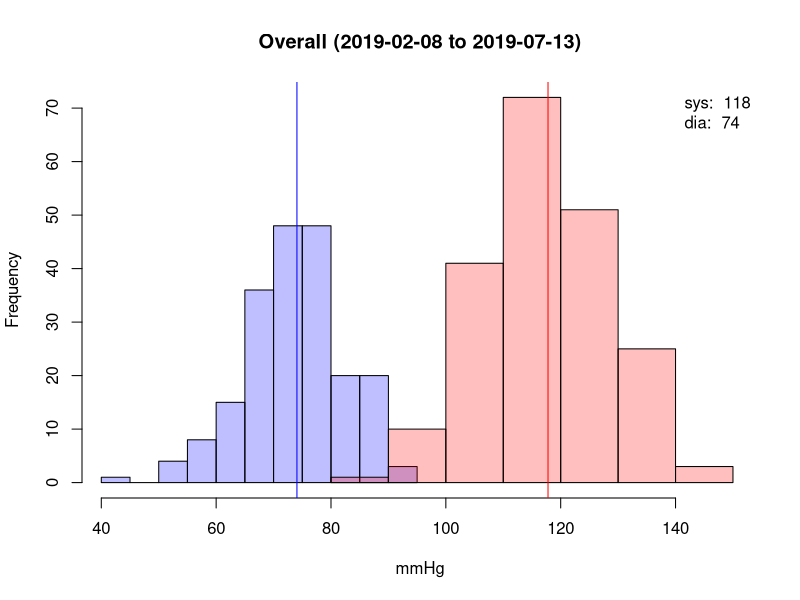
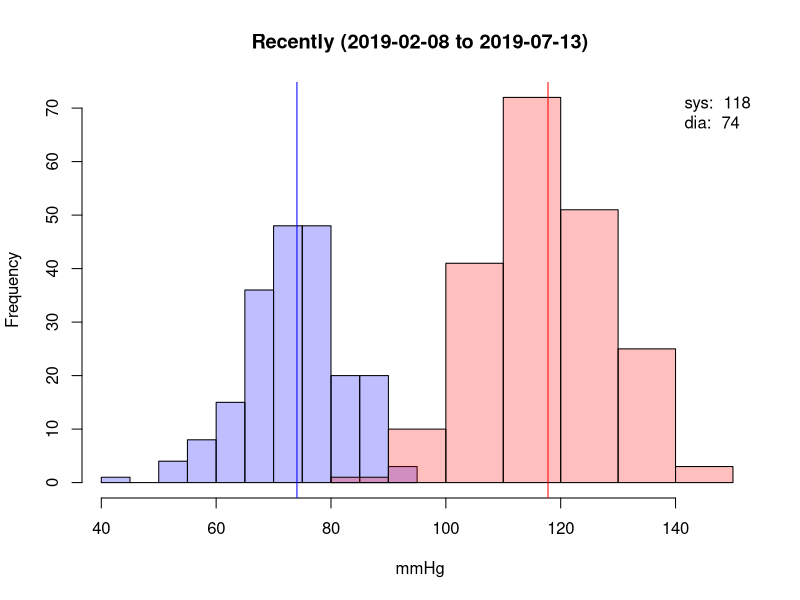
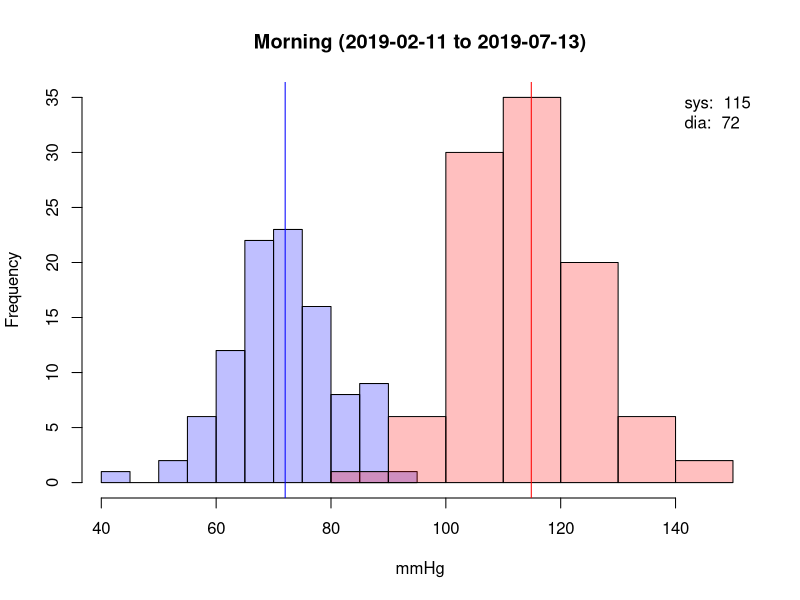
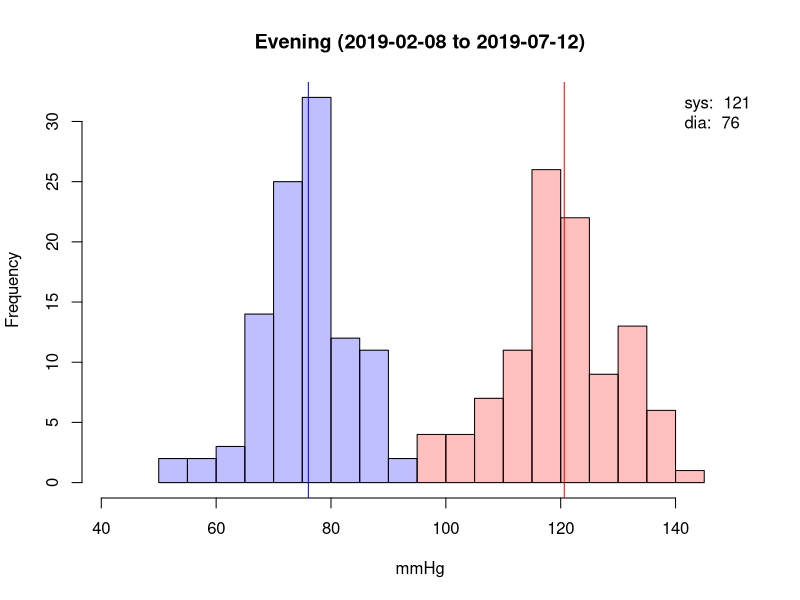
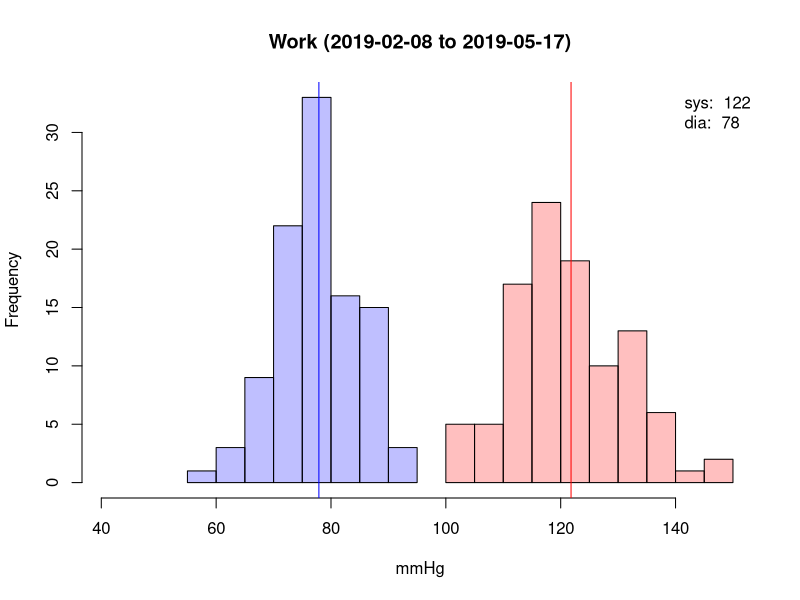
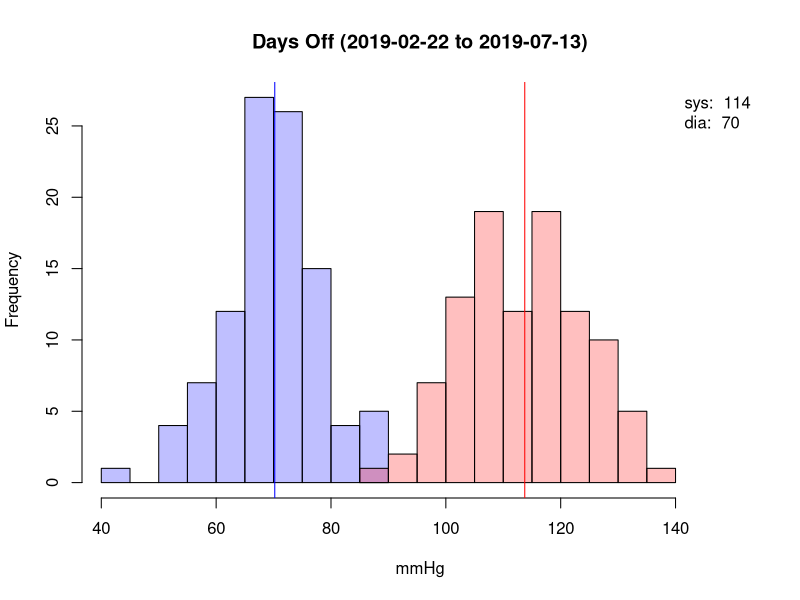
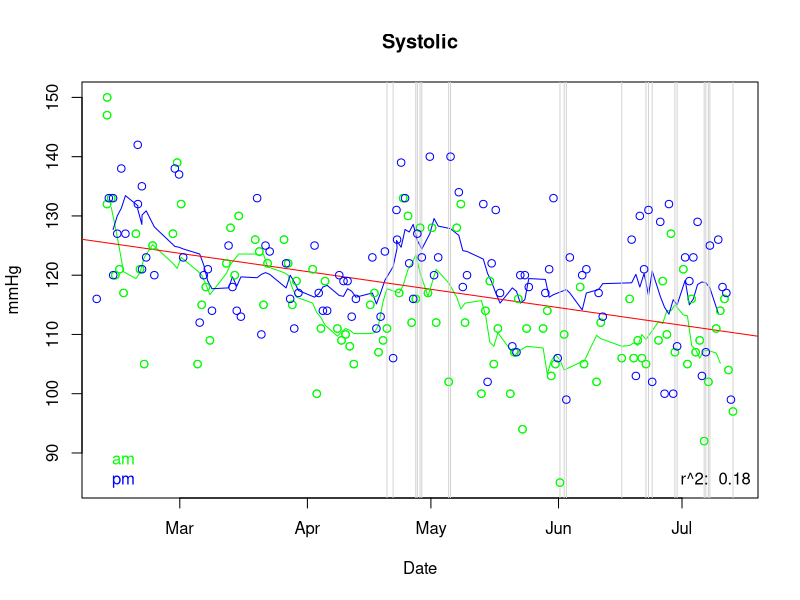
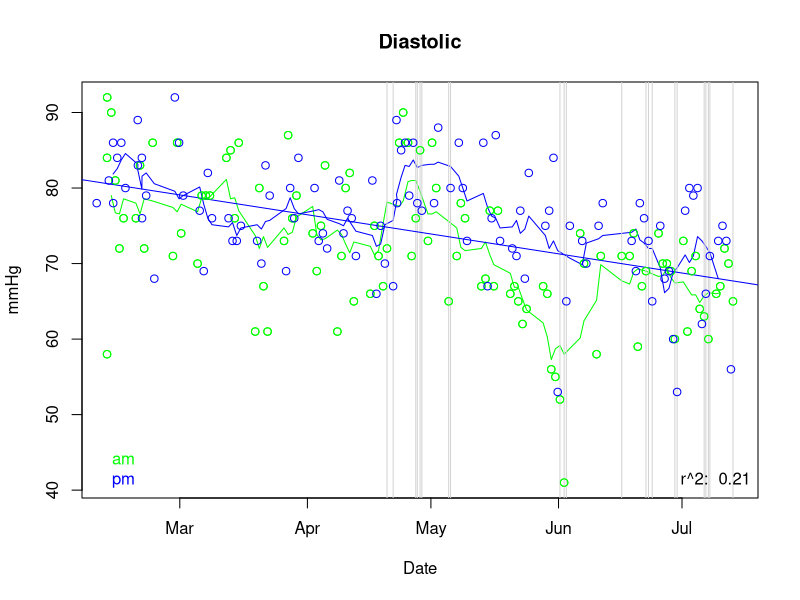

These charts were generated, in order, by the following R code:
## ---- chunk 1
library(lubridate)
## ---- chunk 2
b <- read.csv(file="bp.csv", header=TRUE, sep=",")
f <- read.csv(file="factors.csv", header=TRUE, sep=",")
bp <- merge(b, f)
bp$datetime <- as_datetime(paste(bp$date, bp$time))
mp <- c(min(bp$dia), max(bp$sys))
cdia <- rgb(0,0,1,1/4)
csys <- rgb(1,0,0,1/4)
cpul <- rgb(0,1,0,1/4)
## ---- chunk 3
plot.blood.pressure <- function(bp, title) {
  hsys <- hist(bp$sys, plot=F)
  hdia <- hist(bp$dia, plot=F)
  mc <- c(0, max(c(hsys$counts, hdia$counts)))
  plot(hdia, col=cdia, xlim=mp, ylim=mc, main = paste(title, " (", as.Date(min(bp$datetime)), " to ", as.Date(max(bp$datetime)), ")", sep=""), xlab = "mmHg")
  plot(hsys, col=csys, xlim=mp, ylim=mc, add=T)
  mdia <- mean(bp$dia)
  msys <- mean(bp$sys)
  abline(v=c(msys, mdia), col=c("red","blue"))
  legend("topright", bty="n", legend=c(paste("sys: ", format(msys, digits=2)), paste("dia: ", format(mdia, digits=2))))
}
## ---- chunk 4
plot.blood.pressure(bp, "Overall")
## ---- chunk 5
recent <- day(max(bp$datetime)) - day(bp$datetime) < 28
plot.blood.pressure(bp[recent,], "Recently")
## ---- chunk 6
am <- hour(bp$datetime) < 12
plot.blood.pressure(bp[am,], "Morning")
## ---- chunk 7
pm <- hour(bp$datetime) >= 12
plot.blood.pressure(bp[pm,], "Evening")
## ---- chunk 8
plot.blood.pressure(bp[bp$work == 1,], "Work")
## ---- chunk 9
plot.blood.pressure(bp[bp$work == 0,], "Days Off")
## ---- chunk 10
movavg <- function(x, n=5){
  filter(x,rep(1/n,n), sides=2)
}
plot.dates <- function(bp, var, title, col, yl="mmHg") {
  cs <- c("green", "blue")
  dates <- bp$datetime
  points <- bp[,var]
  plot(dates[am], points[am], xlab="Date", ylab=yl, main=title, col=cs[1])
  lines(dates[am], movavg(points[am], 7), col=cs[1])
  lines(dates[pm], movavg(points[pm], 7), col=cs[2])
  abline(v=dates[wday(dates) %in% c(1,7)], col="lightgray")
  sd <- lm(points~dates)
  abline(sd, col=col)
  points(dates[am], points[am], col=cs[1])
  points(dates[pm], points[pm], col=cs[2])
  legend("bottomright", bty="n", legend=paste("r^2: ", format(summary(sd)$r.squared, digits=2)))
  legend("bottomleft", bty="n", legend=c("am", "pm"), text.col = cs, pt.bg=cs)
}
plot.dates(bp, "sys", "Systolic", "red")
plot.dates(bp, "dia", "Diastolic", "blue")
## ---- chunk 11
plot(bp$dia, bp$sys, xlab = "Diastolic", ylab="Systolic")
msd <- lm(bp$sys~bp$dia)
abline(msd)
legend("bottomright", bty="n", legend=paste("r^2: ", format(summary(msd)$r.squared, digits=2)))
## ---- chunk 12
plot.pulse <- function(pulse, c, title) {
  hpul <- hist(pulse, plot=F)
  plot(hpul, col=c, main = title, xlab = "bpm")
  m <- mean(pulse)
  abline(v=m, col=c)
  legend("topright", bty="n", legend=paste("av: ", format(m, digits=2)))
}
plot.pulse(bp$pul, cpul, "Overall")
## ---- chunk 13
plot.pulse(bp[am,]$pul, cpul, "Morning")
## ---- chunk 14
plot.pulse(bp[pm,]$pul, cpul, "Evening")
## ---- chunk 15
plot.dates(bp, "pulse", "Pulse", "green", "bpm")
